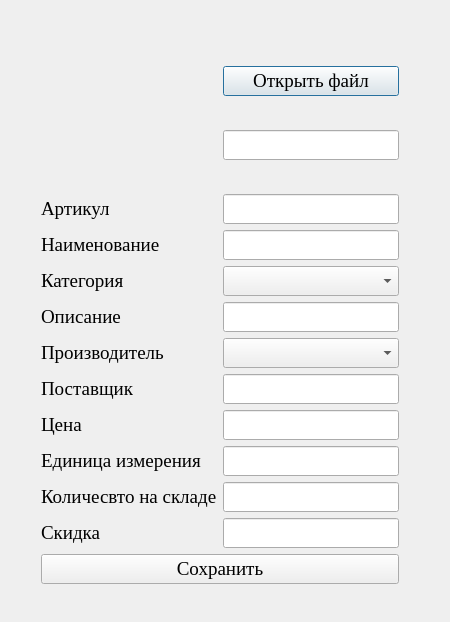
<?xml version="1.0" encoding="UTF-8"?>
<ui version="4.0">
 <class>ProductDialog</class>
 <widget class="QDialog" name="ProductDialog">
  <property name="geometry">
   <rect>
    <x>0</x>
    <y>0</y>
    <width>450</width>
    <height>622</height>
   </rect>
  </property>
  <property name="font">
   <font>
    <family>Times New Roman</family>
    <pointsize>14</pointsize>
   </font>
  </property>
  <property name="windowTitle">
   <string>Продукт</string>
  </property>
  <property name="windowIcon">
   <iconset>
    <normaloff>../../../../../../../time/import/Icon.JPG</normaloff>../../../../../../../time/import/Icon.JPG</iconset>
  </property>
  <layout class="QGridLayout" name="gridLayout">
   <item row="1" column="1">
    <widget class="QLabel" name="Image">
     <property name="minimumSize">
      <size>
       <width>150</width>
       <height>150</height>
      </size>
     </property>
     <property name="maximumSize">
      <size>
       <width>150</width>
       <height>150</height>
      </size>
     </property>
     <property name="baseSize">
      <size>
       <width>150</width>
       <height>150</height>
      </size>
     </property>
     <property name="font">
      <font>
       <family>Times New Roman</family>
       <pointsize>14</pointsize>
      </font>
     </property>
     <property name="text">
      <string/>
     </property>
     <property name="pixmap">
      <pixmap>../../../../../../../time/import/picture.png</pixmap>
     </property>
     <property name="scaledContents">
      <bool>true</bool>
     </property>
    </widget>
   </item>
   <item row="1" column="0">
    <spacer name="horizontalSpacer">
     <property name="orientation">
      <enum>Qt::Horizontal</enum>
     </property>
     <property name="sizeHint" stdset="0">
      <size>
       <width>29</width>
       <height>20</height>
      </size>
     </property>
    </spacer>
   </item>
   <item row="10" column="1">
    <widget class="QLabel" name="label_9">
     <property name="text">
      <string>Количесвто на складе</string>
     </property>
    </widget>
   </item>
   <item row="0" column="1">
    <spacer name="verticalSpacer">
     <property name="orientation">
      <enum>Qt::Vertical</enum>
     </property>
     <property name="sizeHint" stdset="0">
      <size>
       <width>20</width>
       <height>40</height>
      </size>
     </property>
    </spacer>
   </item>
   <item row="5" column="1">
    <widget class="QLabel" name="label_4">
     <property name="text">
      <string>Описание</string>
     </property>
    </widget>
   </item>
   <item row="6" column="1">
    <widget class="QLabel" name="label_5">
     <property name="text">
      <string>Производитель</string>
     </property>
    </widget>
   </item>
   <item row="9" column="1">
    <widget class="QLabel" name="label_8">
     <property name="text">
      <string>Единица измерения</string>
     </property>
    </widget>
   </item>
   <item row="3" column="1">
    <widget class="QLabel" name="label_2">
     <property name="text">
      <string>Наименование</string>
     </property>
    </widget>
   </item>
   <item row="7" column="1">
    <widget class="QLabel" name="label_6">
     <property name="text">
      <string>Поставщик</string>
     </property>
    </widget>
   </item>
   <item row="2" column="1">
    <widget class="QLabel" name="label_11">
     <property name="text">
      <string>Артикул</string>
     </property>
    </widget>
   </item>
   <item row="11" column="2">
    <widget class="QLineEdit" name="Discount"/>
   </item>
   <item row="2" column="2">
    <widget class="QLineEdit" name="Article"/>
   </item>
   <item row="10" column="2">
    <widget class="QLineEdit" name="Count"/>
   </item>
   <item row="1" column="2">
    <layout class="QVBoxLayout" name="verticalLayout">
     <item>
      <widget class="QPushButton" name="OpenFile">
       <property name="text">
        <string>Открыть файл</string>
       </property>
      </widget>
     </item>
     <item>
      <widget class="QLineEdit" name="Path">
       <property name="readOnly">
        <bool>true</bool>
       </property>
      </widget>
     </item>
    </layout>
   </item>
   <item row="11" column="1">
    <widget class="QLabel" name="label_10">
     <property name="text">
      <string>Скидка</string>
     </property>
    </widget>
   </item>
   <item row="3" column="2">
    <widget class="QLineEdit" name="Name"/>
   </item>
   <item row="7" column="2">
    <widget class="QLineEdit" name="Seller"/>
   </item>
   <item row="4" column="2">
    <widget class="QComboBox" name="comboBoxType"/>
   </item>
   <item row="6" column="2">
    <widget class="QComboBox" name="comboBoxCreator"/>
   </item>
   <item row="13" column="1">
    <spacer name="verticalSpacer_2">
     <property name="orientation">
      <enum>Qt::Vertical</enum>
     </property>
     <property name="sizeHint" stdset="0">
      <size>
       <width>20</width>
       <height>40</height>
      </size>
     </property>
    </spacer>
   </item>
   <item row="8" column="2">
    <widget class="QLineEdit" name="Price"/>
   </item>
   <item row="4" column="1">
    <widget class="QLabel" name="label_3">
     <property name="text">
      <string>Категория</string>
     </property>
    </widget>
   </item>
   <item row="1" column="3">
    <spacer name="horizontalSpacer_2">
     <property name="orientation">
      <enum>Qt::Horizontal</enum>
     </property>
     <property name="sizeHint" stdset="0">
      <size>
       <width>40</width>
       <height>20</height>
      </size>
     </property>
    </spacer>
   </item>
   <item row="8" column="1">
    <widget class="QLabel" name="label_7">
     <property name="text">
      <string>Цена</string>
     </property>
    </widget>
   </item>
   <item row="5" column="2">
    <widget class="QLineEdit" name="Description"/>
   </item>
   <item row="9" column="2">
    <widget class="QLineEdit" name="Counter"/>
   </item>
   <item row="12" column="1" colspan="2">
    <widget class="QPushButton" name="Save">
     <property name="text">
      <string>Сохранить</string>
     </property>
    </widget>
   </item>
  </layout>
 </widget>
 <resources/>
 <connections/>
</ui>
